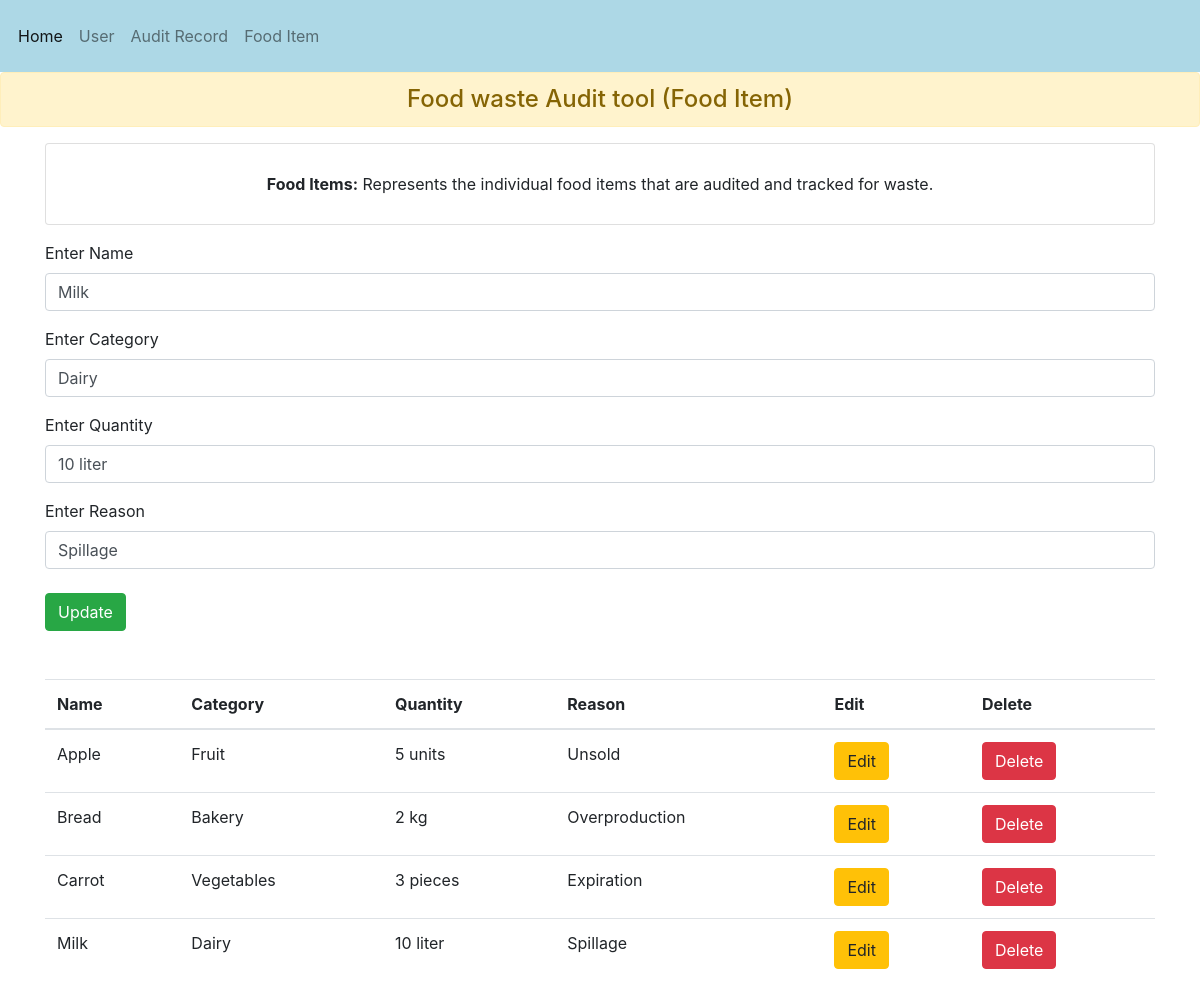
Screenshot of /update_food_item/18 with the database file from the repository.
### app/models.py (models this page shows, shortened)
class Food_Items(models.Model):
    name  = models.CharField(max_length=200)
    category  = models.CharField(max_length=200)
    quantity = models.TextField()
    reason = models.TextField()
    items = models.ManyToManyField(Audit_Record, related_name='unused_field')

### app/views.py (the view)
# urls.py: path('update_food_item/<str:id>', views.UPDATE_food_item, name='update_food_item'),
def UPDATE_food_item(request, id):
    sel_foodwaste = Food_Items.objects.get(id = id)
    re = Food_Items.objects.all()
    context = {
        'sel_foodwaste' : sel_foodwaste,
        're' : re,
    }
    return render(request, 'food_item.html', context)

### app/templates/food_item.html (shortened to what this page needs)
{% load static %}
<!doctype html>
<html lang="en">
  <head>
    <link rel="stylesheet" href="https://cdn.jsdelivr.net/npm/bootstrap@4.3.1/dist/css/bootstrap.min.css">
    <link rel="stylesheet" type="text/css" href="{% static 'style.css' %}">
  </head>
  <body>
    <nav class="navbar navbar-expand-lg navbar-light ">
        <div class="collapse navbar-collapse" id="navbarNavAltMarkup">
          <div class="navbar-nav">
            <a class="nav-item nav-link active" href="{% url 'index' %}">Home</a>
            <a class="nav-item nav-link" href="{% url 'user' %}">User</a>
            <a class="nav-item nav-link" href="{% url 'audit_record' %}">Audit Record</a>
            <a class="nav-item nav-link" href="{% url 'food_items' %}">Food Item</a>
          </div>
        </div>
      </nav>
<h4 class="alert alert-warning text-center">Food waste Audit tool (Food Item)</h4>
<div class="container text-center">
  <div class="card p-3">
    <ul class="list-group list-group-flush">
      <li class="list-group-item"><strong>Food Items:</strong> Represents the individual food items that are audited and tracked for waste.</li>
    </ul>
  </div>
</div>
    <div class="container mt-3">
        {% if sel_foodwaste %}
        <form method="POST" action="{% url 'update_done_food_item' sel_foodwaste.id %}">
            <div class="form-group">
              <label>Enter Name</label>
              <input type="text" class="form-control" value="{{sel_foodwaste.name}}" name="name" placeholder="Represents the name or description of the food item" required>
            </div>
            <div class="form-group">
                <label>Enter Category</label>
                <input type="text" class="form-control" value="{{sel_foodwaste.category}}"  name="category" placeholder="Represents the category or type of the food item (e.g., fruits, vegetables etc)" required>
            </div>
            <div class="form-group">
                <label>Enter Quantity</label>
                <input type="text" class="form-control" value="{{sel_foodwaste.quantity}}" name="quantity" pattern="[0-9]+" placeholder="Represents the quantity or amount of the food item wasted" required>
            </div>
            <div class="form-group">
                <label>Enter Reason</label>
                <input type="text" class="form-control" value="{{sel_foodwaste.reason}}" name="reason" placeholder="Capture the reason for the food waste (e.g., Leftovers, Unsold, Overbuying, expired)" required>
            </div>
            <button type="submit" class="btn btn-success">Update</button>
        </form>
        {% endif %}
    </div>
<div class="container mt-5">
    <table class="table">
        <thead>
          <tr>
            <th scope="col">Name</th>
            <th scope="col">Category</th>
            <th scope="col">Quantity</th>
            <th scope="col">Reason</th>
            <th scope="col">Edit</th>
            <th scope="col">Delete</th>
          </tr>
        </thead>
        <tbody>
            {% for i in re %}
            <tr>
                <td>{{i.name}}</td>
                <td>{{i.category}}</td>
                <td>{{i.quantity}}</td>
                <td>{{i.reason}}</td>
                <td>
                    <a href="/update_food_item/{{i.id}}" class="btn btn-warning">Edit</a>
                </td>
                <td>
                    <a href="/delete_food_item/{{i.id}}" class="btn btn-danger">Delete</a>
                </td>
            </tr>
            {% endfor %}
        </tbody>
      </table>
</div>
  </body>
</html>

### app/static/style.css (style rules this page uses)
.navbar { background-color: lightblue; overflow: hidden; display: flex; justify-content: flex-start; padding: 10px; }
.navbar a { color: white; text-align: center; padding: 14px 16px; text-decoration: none; }

### rows the page displays
Food_Items: name "Milk", category "Dairy", quantity "10 liter", reason "Spillage"
Food_Items: name "Apple", category "Fruit", quantity "5 units", reason "Unsold"
Food_Items: name "Bread", category "Bakery", quantity "2 kg", reason "Overproduction"
Food_Items: name "Carrot", category "Vegetables", quantity "3 pieces", reason "Expiration"
